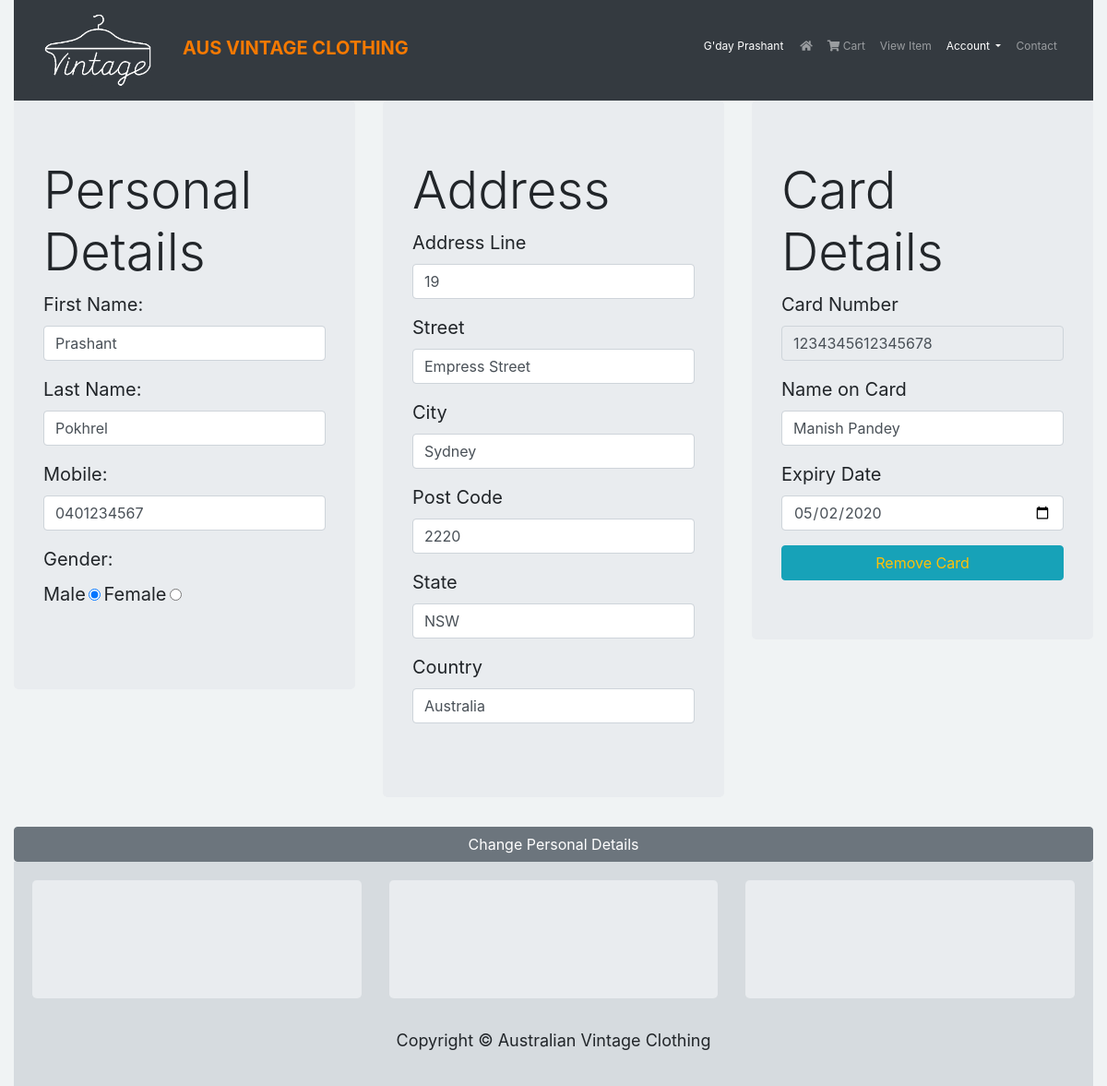
The page /updatePersonalDetails.php (signed in) on the database its author committed.
### tables this page shows
CREATE TABLE `customer` (
  `id` int(11) NOT NULL,
  `f_name` varchar(50) DEFAULT NULL,
  `l_name` varchar(50) DEFAULT NULL,
  `password` varchar(500) DEFAULT NULL,
  `email` varchar(50) DEFAULT NULL,
  `mobile` varchar(15) DEFAULT NULL,
  `address_id` int(11) DEFAULT NULL,
  `card_number` bigint(16) DEFAULT NULL,
  `gender` varchar(10) DEFAULT NULL
);

CREATE TABLE `address` (
  `id` int(11) NOT NULL,
  `address_line` tinytext,
  `street` tinytext,
  `city` tinytext,
  `post_code` int(10) DEFAULT NULL,
  `state` tinytext,
  `country` tinytext
);

CREATE TABLE `card` (
  `card_number` bigint(17) NOT NULL,
  `name_on_card` varchar(50) DEFAULT NULL,
  `expiry_date` date DEFAULT NULL,
  `cvv` int(10) DEFAULT NULL
);

### php/userFunctions.php (called while the page is built, shortened)
<?php
  function isUserLoggedIn(){
    if((!isset($_SESSION['username']))||($_SESSION['username']==''))
    	{
    		return false;
      }
      else {
        return true;
      }
  }
  function getUserName(){
    if((!isset($_SESSION['username']))||($_SESSION['username']==''))
    	{
    		return "";
      }
      else{
        return $_SESSION['username'];
      }
  }
  function getUserId(){
    require('sql_connect.php');
    $userName = getUserName();
    $sql = "SELECT id FROM CUSTOMER WHERE email = '$userName';";
    if($result = mysqli_query($conn, $sql)){
      $row = mysqli_fetch_assoc($result);
      return $row['id'];
    }
    else{
      return 'nothing returned';
    }
  }
  function getUserFirstName(){
    require('sql_connect.php');
    $id = getUserId();
    $sql = "SELECT f_name FROM CUSTOMER WHERE id = '$id';";
    $result = mysqli_query($conn, $sql);
    $row = mysqli_fetch_assoc($result);
    return $row['f_name'];
  }
  function getUserLastName(){
    require('sql_connect.php');
    $userName = getUserName();
    $sql = "SELECT l_name FROM CUSTOMER WHERE email = '$userName';";
    $result = mysqli_query($conn, $sql);
    $row = mysqli_fetch_assoc($result);
    return $row['l_name'];
  }
  function getUserMobile(){
    require('sql_connect.php');
    $userName = getUserName();
    $sql = "SELECT mobile FROM CUSTOMER WHERE email = '$userName';";
    $result = mysqli_query($conn, $sql);
    $row = mysqli_fetch_assoc($result);
    return $row['mobile'];
  }
  function getUserGender(){
    require('sql_connect.php');
    $userName = getUserName();
    $sql = "SELECT gender FROM CUSTOMER WHERE email = '$userName';";
    $result = mysqli_query($conn, $sql);
    $row = mysqli_fetch_assoc($result);
    return $row['gender'];
  }
  function getUserAddressId(){
    require('sql_connect.php');
    $userName = getUserName();
    $sql = "SELECT address_id FROM CUSTOMER WHERE email = '$userName';";
    $result = mysqli_query($conn, $sql);
    $row = mysqli_fetch_assoc($result);
    return $row['address_id'];
  }
  function getUserAddressLine(){
    require 'sql_connect.php';
    $address_id = getUserAddressId();
    $sql = "SELECT address_line FROM ADDRESS WHERE id = '$address_id';";
    $result = mysqli_query($conn, $sql);
    $row = mysqli_fetch_assoc($result);
    return $row['address_line'];
  }
  function getUserStreet(){
    require 'sql_connect.php';
    $address_id = getUserAddressId();
    $sql = "SELECT street FROM ADDRESS WHERE id = '$address_id';";
    $result = mysqli_query($conn, $sql);
    $row = mysqli_fetch_assoc($result);
    return $row['street'];
  }
  function getUserCity(){
    require 'sql_connect.php';
    $address_id = getUserAddressId();
    $sql = "SELECT city FROM ADDRESS WHERE id = '$address_id';";
    $result = mysqli_query($conn, $sql);
    $row = mysqli_fetch_assoc($result);
    return $row['city'];
  }
  function getUserPostCode(){
    require 'sql_connect.php';
    $address_id = getUserAddressId();
    $sql = "SELECT post_code FROM ADDRESS WHERE id = '$address_id';";
    $result = mysqli_query($conn, $sql);
    $row = mysqli_fetch_assoc($result);
    return $row['post_code'];
  }
  function getUserState(){
    require 'sql_connect.php';
    $address_id = getUserAddressId();
    $sql = "SELECT state FROM ADDRESS WHERE id = '$address_id';";
    $result = mysqli_query($conn, $sql);
    $row = mysqli_fetch_assoc($result);
    return $row['state'];
  }
  function getUserCountry(){
    require 'sql_connect.php';
    $address_id = getUserAddressId();
    $sql = "SELECT country FROM ADDRESS WHERE id = '$address_id';";
    $result = mysqli_query($conn, $sql);
    $row = mysqli_fetch_assoc($result);
    return $row['country'];
  }
  function getCardNumber(){
    require('sql_connect.php');
    $userName = getUserName();
    $sql = "SELECT card_number FROM CUSTOMER WHERE email = '$userName';";
    $result = mysqli_query($conn, $sql);
    if($result){
      $row = mysqli_fetch_assoc($result);
      return $row['card_number'];
    }
    else{
      return -1;
    }
  }
  function getCardName(){
    require 'sql_connect.php';
    $cardNumber = getCardNumber();
    $sql = "SELECT name_on_card FROM card WHERE card_number = '$cardNumber';";
    $result = mysqli_query($conn, $sql);
    if($result){
      $row = mysqli_fetch_assoc($result);
      return $row['name_on_card'];
    }
    else{
      return "Name on the Card";
    }
  }
  function getCardExpiryDate(){
    require 'sql_connect.php';
    $cardNumber = getCardNumber();
    $sql = "SELECT expiry_date FROM card WHERE card_number = '$cardNumber';";
    $result = mysqli_query($conn, $sql);
    if($result){
      $row = mysqli_fetch_assoc($result);
      return $row['expiry_date'];
    }
    else{
      return "yyyy-mm-dd";
    }
  }
?>

### php/user_info_update_validate.php (called while the page is built, shortened)
<?php
$gender = getUserGender();
?>

### updatePersonalDetails.php (the view, shortened to what this page needs)
<!DOCTYPE html>
<?php
include('./php/userFunctions.php');
include('./php/user_info_update_validate.php');
if (isset($_SESSION["username"]))
  $customerID=$_SESSION["customerID"];
?>
<html lang="en">
<head>
  <link rel="stylesheet" href="https://maxcdn.bootstrapcdn.com/bootstrap/4.1.0/css/bootstrap.min.css">
  <link rel="stylesheet" href="https://use.fontawesome.com/releases/v5.2.0/css/all.css">
  <link rel="stylesheet" type="text/css" href="./css/style.css" >
</head>
<body>
<div class="container-fluid">
  <nav class="navbar navbar-expand-lg navbar-dark bg-dark">
      <div class="container">
        <a class="navbar-brand" href="index.php">
            <img src="./img/honenew.png" class="img-fluid" style="width:120px;" />
        </a>
        <div class="navbar navbar-expand-sm navbar-light" id="main-nav">
          <p class="lead" style="color:#f57900; font-weight:bold;">AUS VINTAGE CLOTHING</p>
        </div>
        <div class="collapse navbar-collapse" id="navbarResponsive">
          <ul class="navbar-nav nav ml-auto">
            <li class="nav-item">
              <p id="sessionUsername" style="color: #fff; padding-top:8px; padding-right: 10px;">
              <?php
                  if(isUserLoggedIn()){
                    echo "G'day ".getUserFirstName();
                  }
              ?>
              </p>
            </li>
            <li class="nav-item">
              <a class="nav-link" href="index.php"><i class="fas fa-home"></i></a>
            </li>
            <li class="nav-item">
              <a class="nav-link" href="shopping_cart.php"><i class="fas fa-shopping-cart"></i> Cart</a>
            </li>
  		      <li class="nav-item">
              <a class="nav-link" href="view_item.php">View Item</a>
            </li>
            <li class="nav-item dropdown active">
              <a class="nav-link dropdown-toggle" href="#" id="navbarDropdownMenuLink" data-toggle="dropdown" aria-haspopup="true" aria-expanded="false">
                Account
              </a>
            </li>
            <li class="nav-item">
              <a class="nav-link" href="contact.php">Contact</a>
            </li>
          </ul>
        </div>
      </div>
    </nav>
  <div class="row">
    <?php
    if((!isset($_SESSION['username']))||($_SESSION['username']=='')){
      echo'<div class="col-12">';
      echo '<div class="jumbotron">';
      echo "<h3 align='center' class='display-4'>Please Login for updating the account details.<br /><br />";
      echo "<a href='login.php' class='btn btn-secondary' role='button'>Redirect to Login Page</a>";
      echo '</div>';
      echo "</div>";
    }
    else{
    ?>
    <div class="col-sm-12 col-md-6 col-lg-4">
      <div class="jumbotron">
      <h4 class="display-4"> Personal Details</h4>
      <form action = "<?php echo $_SERVER['PHP_SELF'] ?>" method = "POST">
        <div class="form-group">
    		  <label for="f_name">First Name:</label>
    		  <input type="text"  class="form-control" id="f_name" value="<?php echo getUserFirstName();?>" name="f_name">
    		</div>
    		<div class="form-group">
    		  <label for="l_name">Last Name:</label>
    		  <input type="text" class="form-control" id="l_name" value="<?php echo getUserLastName();?>" name="l_name">
    		</div>
        <div class="form-group">
          <label for="mobile">Mobile:</label>
          <input type="number" class="form-control" id="mobile" value="<?php echo getUserMobile();?>" name="mobile">
        </div>
        <div class="form-group">
          <label for="gender">Gender:</label>
          <div class="radio">
            <label>Male</label>
            <input type="radio" name="gender"
            <?php if (isset($gender) && $gender=="male") echo "checked";?>
            value="male">
            <label>Female</label>
            <input type="radio" name="gender"
            <?php if (isset($gender) && $gender=="female") echo "checked";?>
            value="female">
          </div>
        </div>
    </div>
  </div>
    <?php
    }
    ?>
    <div class="col-sm-12 col-md-6 col-lg-4">
      <?php
      if((!isset($_SESSION['username']))||($_SESSION['username']=='')){
        echo "";
      }
      else{
      ?>
      <div class="jumbotron">
      <h4 class="display-4">Address</h4>
        <div class="form-group">
    		  <label for="address_line">Address Line</label>
    		  <input type="text"  class="form-control" id="address_line" value="<?php echo getUserAddressLine();?>" name="address_line">
    		</div>
    		<div class="form-group">
    		  <label for="street">Street</label>
    		  <input type="text" class="form-control" id="street" value="<?php echo getUserStreet();?>" name="street">
    		</div>
        <div class="form-group">
    		  <label for="city">City</label>
    		  <input type="text" class="form-control" id="city" value="<?php echo getUserCity();?>" name="city">
    		</div>
        <div class="form-group">
          <label for="post_code">Post Code</label>
          <input type="number" class="form-control" id="post_code" value="<?php echo getUserPostCode();?>" name="post_code">
        </div>
        <div class="form-group">
          <label for="state">State</label>
          <input type="text" class="form-control" id="state" value="<?php echo getUserState();?>" name="state">
        </div>
        <div class="form-group">
          <label for="country">Country</label>
          <input type="text" class="form-control" id="country" value="<?php echo getUserCountry();?>" name="country">
        </div>
      <?php
      }
      ?>
    </div>
    </div>
    <div class="col-sm-12 col-md-6 col-lg-4">
        <?php
        if((!isset($_SESSION['username']))||($_SESSION['username']=='')){
          echo "";
        }
        else{
        ?>
        <div class="jumbotron">
        <h4 class="display-4">Card Details</h4>
          <div class="form-group">
            <label for="card_number">Card Number</label>
            <input type="number" <?php if(!(getCardNumber() == null)) echo "disabled"?> class="form-control" id="card_number" value="<?php echo getCardNumber();?>" name="card_number">
          </div>
          <div class="form-group">
            <label for="name_on_card">Name on Card</label>
            <input type="text" class="form-control" id="name_on_card" value="<?php echo getCardName();?>" name="name_on_card">
          </div>
          <div class="form-group">
            <label for="expiry_date">Expiry Date</label>
            <input type="date" class="form-control" id="expiry_date" value="<?php echo getCardExpiryDate();?>" name="expiry_date">
          </div>
          <a class="btn btn-info btn-block text-warning"  onclick="removeCard(<?php echo $customerID; ?>)">Remove Card</a>
        <?php
        }
        ?>
      </div>
    </div>
  </div>
  <div class="row">
    <?php
    if(!((!isset($_SESSION['username']))||($_SESSION['username']==''))){
    ?>
    <div class="col-sm-12 col-md-12 col-lg-12">
      <input type="submit" class="btn btn-secondary btn-block" value="Change Personal Details" id="change">
    </div>
    <?php } ?>
  </div>
  <footer>
    <div class="site-map">
      <div class="row">
        <div class="col-lg-4">
          <div class="jumbotron">
          </div>
        </div>
        <div class="col-lg-4">
          <div class="jumbotron">
          </div>
        </div>
        <div class="col-lg-4">
          <div class="jumbotron">
          </div>
        </div>
      </div>
    </div>
    <p class="copyright">Copyright &copy; Australian Vintage Clothing</p>
  </footer>
</div>
</body>
</html>

### css/style.css (style rules this page uses)
body { background: #F0F3F4; font-size: 12px; }
#sessionUsername { padding-left: 2px; }
#main-nav { padding-top:20px; padding-right: 50px; float: right; }
.form-group label { font-size: 20px; text-decoration: bold; }
footer { background: #D6DBDF; height:100%; padding: 20px; width: 100%; text-align: center; }
.copyright { font-size: 18px; }
a { transition: all 0.3s }

### rows shown on the page
customer: f_name "Prashant", l_name "Pokhrel", mobile "0401234567", gender "☑", card_number "1234345612345678"
address: address_line "19", street "Empress Street", city "Sydney", post_code "2220", state "NSW", country "Australia"
card: name_on_card "Manish Pandey", expiry_date "05/02/2020"
